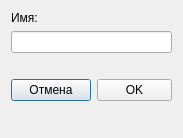
<?xml version="1.0" encoding="UTF-8"?>
<ui version="4.0">
 <class>Enter_name</class>
 <widget class="QDialog" name="Enter_name">
  <property name="enabled">
   <bool>true</bool>
  </property>
  <property name="geometry">
   <rect>
    <x>0</x>
    <y>0</y>
    <width>174</width>
    <height>138</height>
   </rect>
  </property>
  <property name="sizePolicy">
   <sizepolicy hsizetype="Maximum" vsizetype="Maximum">
    <horstretch>0</horstretch>
    <verstretch>0</verstretch>
   </sizepolicy>
  </property>
  <property name="maximumSize">
   <size>
    <width>174</width>
    <height>160</height>
   </size>
  </property>
  <property name="windowTitle">
   <string>Dialog</string>
  </property>
  <layout class="QFormLayout" name="formLayout">
   <item row="0" column="0" colspan="2">
    <widget class="QLabel" name="label">
     <property name="text">
      <string>Имя:</string>
     </property>
    </widget>
   </item>
   <item row="1" column="0" colspan="2">
    <widget class="QLineEdit" name="line_player"/>
   </item>
   <item row="3" column="0">
    <widget class="QPushButton" name="pb_cancel">
     <property name="text">
      <string>Отмена</string>
     </property>
    </widget>
   </item>
   <item row="3" column="1">
    <widget class="QPushButton" name="pb_ok">
     <property name="maximumSize">
      <size>
       <width>75</width>
       <height>16777215</height>
      </size>
     </property>
     <property name="text">
      <string>OK</string>
     </property>
    </widget>
   </item>
   <item row="2" column="0" colspan="2">
    <widget class="QLabel" name="lable_note">
     <property name="text">
      <string/>
     </property>
    </widget>
   </item>
  </layout>
 </widget>
 <resources/>
 <connections/>
</ui>
